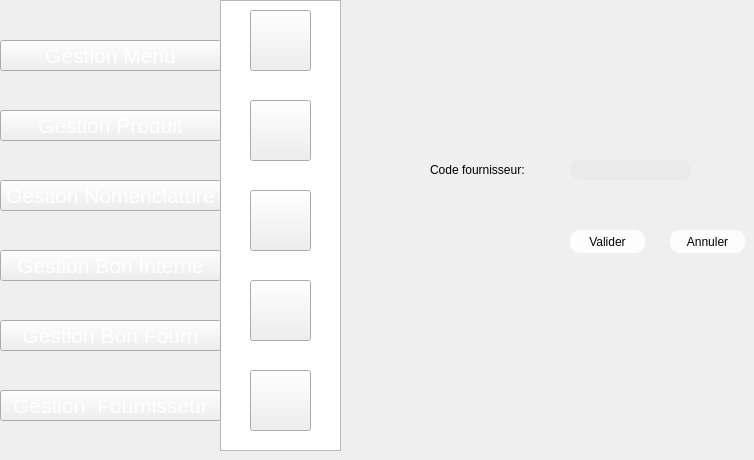
   <widget class="QWidget" name="page_107">
    <widget class="QPushButton" name="pushButton_1236">
     <property name="geometry">
      <rect>
       <x>0</x>
       <y>180</y>
       <width>221</width>
       <height>31</height>
      </rect>
     </property>
     <property name="font">
      <font>
       <pointsize>16</pointsize>
       <weight>50</weight>
       <bold>false</bold>
      </font>
     </property>
     <property name="styleSheet">
      <string notr="true">color: rgb(255, 255, 255);

</string>
     </property>
     <property name="text">
      <string>Gestion Nomenclature</string>
     </property>
    </widget>
    <widget class="QPushButton" name="pushButton_1237">
     <property name="geometry">
      <rect>
       <x>250</x>
       <y>280</y>
       <width>61</width>
       <height>61</height>
      </rect>
     </property>
     <property name="styleSheet">
      <string notr="true">image: url(:/new/prefix1/img/icon-supp2 (1).png);</string>
     </property>
     <property name="text">
      <string/>
     </property>
    </widget>
    <widget class="QPushButton" name="pushButton_1239">
     <property name="geometry">
      <rect>
       <x>250</x>
       <y>190</y>
       <width>61</width>
       <height>61</height>
      </rect>
     </property>
     <property name="styleSheet">
      <string notr="true">image: url(:/new/prefix1/img/icon-afficher2.png);</string>
     </property>
     <property name="text">
      <string/>
     </property>
    </widget>
    <widget class="QPushButton" name="pushButton_1240">
     <property name="geometry">
      <rect>
       <x>250</x>
       <y>370</y>
       <width>61</width>
       <height>61</height>
      </rect>
     </property>
     <property name="styleSheet">
      <string notr="true">
image: url(:/new/prefix1/img/aa.png);</string>
     </property>
     <property name="text">
      <string/>
     </property>
    </widget>
    <widget class="QPushButton" name="pushButton_1241">
     <property name="geometry">
      <rect>
       <x>250</x>
       <y>10</y>
       <width>61</width>
       <height>61</height>
      </rect>
     </property>
     <property name="styleSheet">
      <string notr="true">image: url(:/new/prefix1/img/icon-ajout2.png);
background-image: url(:/new/prefix1/img/bg.png);</string>
     </property>
     <property name="text">
      <string/>
     </property>
    </widget>
    <widget class="QPushButton" name="pushButton_1242">
     <property name="geometry">
      <rect>
       <x>0</x>
       <y>320</y>
       <width>221</width>
       <height>31</height>
      </rect>
     </property>
     <property name="font">
      <font>
       <pointsize>16</pointsize>
       <weight>50</weight>
       <bold>false</bold>
      </font>
     </property>
     <property name="styleSheet">
      <string notr="true">color: rgb(255, 255, 255);

</string>
     </property>
     <property name="text">
      <string>Gestion Bon Fourn</string>
     </property>
    </widget>
    <widget class="QPushButton" name="pushButton_1243">
     <property name="geometry">
      <rect>
       <x>250</x>
       <y>100</y>
       <width>61</width>
       <height>61</height>
      </rect>
     </property>
     <property name="styleSheet">
      <string notr="true">image: url(:/new/prefix1/img/icon-modif2 (1).png);</string>
     </property>
     <property name="text">
      <string/>
     </property>
    </widget>
    <widget class="QPushButton" name="pushButton_1244">
     <property name="geometry">
      <rect>
       <x>0</x>
       <y>110</y>
       <width>221</width>
       <height>31</height>
      </rect>
     </property>
     <property name="font">
      <font>
       <pointsize>16</pointsize>
       <weight>50</weight>
       <bold>false</bold>
      </font>
     </property>
     <property name="styleSheet">
      <string notr="true">color: rgb(255, 255, 255);

</string>
     </property>
     <property name="text">
      <string>Gestion Produit</string>
     </property>
    </widget>
    <widget class="QPushButton" name="pushButton_1245">
     <property name="geometry">
      <rect>
       <x>0</x>
       <y>250</y>
       <width>221</width>
       <height>31</height>
      </rect>
     </property>
     <property name="font">
      <font>
       <pointsize>16</pointsize>
       <weight>50</weight>
       <bold>false</bold>
      </font>
     </property>
     <property name="styleSheet">
      <string notr="true">color: rgb(255, 255, 255);

</string>
     </property>
     <property name="text">
      <string>Gestion Bon Interne</string>
     </property>
    </widget>
    <widget class="QPushButton" name="pushButton_1246">
     <property name="geometry">
      <rect>
       <x>0</x>
       <y>40</y>
       <width>221</width>
       <height>31</height>
      </rect>
     </property>
     <property name="font">
      <font>
       <pointsize>16</pointsize>
       <weight>50</weight>
       <bold>false</bold>
      </font>
     </property>
     <property name="styleSheet">
      <string notr="true">color: rgb(255, 255, 255);

</string>
     </property>
     <property name="text">
      <string>Gestion Menu</string>
     </property>
    </widget>
    <widget class="QListView" name="listView_97">
     <property name="geometry">
      <rect>
       <x>220</x>
       <y>0</y>
       <width>121</width>
       <height>451</height>
      </rect>
     </property>
     <property name="styleSheet">
      <string notr="true">background-image: url(:/new/prefix1/img/selected.png);</string>
     </property>
    </widget>
    <widget class="QPushButton" name="pushButton_supp_2">
     <property name="geometry">
      <rect>
       <x>570</x>
       <y>230</y>
       <width>75</width>
       <height>23</height>
      </rect>
     </property>
     <property name="styleSheet">
      <string notr="true">                                         border-radius: 10px;
background-color: rgb(253, 253, 253);
                                        
font: 9pt &quot;MS Reference Sans Serif&quot;;</string>
     </property>
     <property name="text">
      <string>Valider</string>
     </property>
    </widget>
    <widget class="QLineEdit" name="lineEdit_27">
     <property name="geometry">
      <rect>
       <x>570</x>
       <y>160</y>
       <width>121</width>
       <height>20</height>
      </rect>
     </property>
     <property name="styleSheet">
      <string notr="true">                                         border-radius: 10px;
background-color: rgb(234, 234, 234);
font: 9pt &quot;MS Reference Sans Serif&quot;;</string>
     </property>
    </widget>
    <widget class="QLabel" name="label_357">
     <property name="geometry">
      <rect>
       <x>430</x>
       <y>160</y>
       <width>121</width>
       <height>20</height>
      </rect>
     </property>
     <property name="styleSheet">
      <string notr="true">                                     border-radius: 10px;
font: 9pt &quot;MS Reference Sans Serif&quot;;
font: 9pt &quot;MS Reference Sans Serif&quot;;</string>
     </property>
     <property name="text">
      <string>Code fournisseur:</string>
     </property>
    </widget>
    <widget class="QPushButton" name="pushButton_1249">
     <property name="geometry">
      <rect>
       <x>670</x>
       <y>230</y>
       <width>75</width>
       <height>23</height>
      </rect>
     </property>
     <property name="styleSheet">
      <string notr="true">                                         border-radius: 10px;
background-color: rgb(253, 253, 253);
                                        
font: 9pt &quot;MS Reference Sans Serif&quot;;</string>
     </property>
     <property name="text">
      <string>Annuler</string>
     </property>
    </widget>
    <widget class="QPushButton" name="pushButton_585">
     <property name="geometry">
      <rect>
       <x>0</x>
       <y>390</y>
       <width>221</width>
       <height>31</height>
      </rect>
     </property>
     <property name="font">
      <font>
       <pointsize>16</pointsize>
       <weight>50</weight>
       <bold>false</bold>
      </font>
     </property>
     <property name="styleSheet">
      <string notr="true">color: rgb(255, 255, 255);

</string>
     </property>
     <property name="text">
      <string>Gestion  Fournisseur</string>
     </property>
    </widget>
    <zorder>listView_97</zorder>
    <zorder>pushButton_1236</zorder>
    <zorder>pushButton_1237</zorder>
    <zorder>pushButton_1239</zorder>
    <zorder>pushButton_1240</zorder>
    <zorder>pushButton_1241</zorder>
    <zorder>pushButton_1242</zorder>
    <zorder>pushButton_1243</zorder>
    <zorder>pushButton_1244</zorder>
    <zorder>pushButton_1245</zorder>
    <zorder>pushButton_1246</zorder>
    <zorder>pushButton_supp_2</zorder>
    <zorder>lineEdit_27</zorder>
    <zorder>label_357</zorder>
    <zorder>pushButton_1249</zorder>
    <zorder>pushButton_585</zorder>
   </widget>
